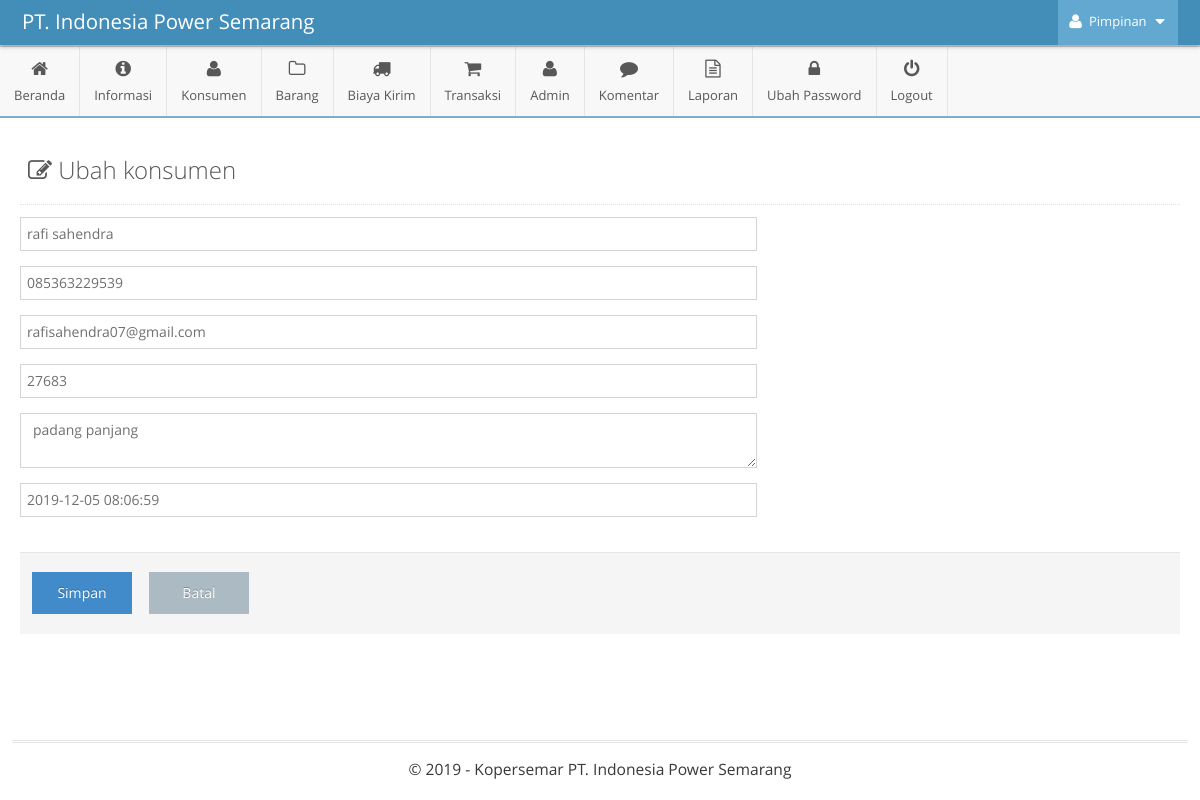
The app's page /admin/main.php?module=form_konsumen&form=edit&id=52 (signed in) with its own data.
### tables this page shows
CREATE TABLE IF NOT EXISTS `tbl_konsumen` (
  `id_konsumen` int(11) NOT NULL,
  `tanggal_daftar` timestamp NOT NULL DEFAULT CURRENT_TIMESTAMP,
  `nama_konsumen` varchar(30) NOT NULL,
  `alamat` varchar(100) NOT NULL,
  `kota` int(4) NOT NULL,
  `provinsi` int(2) NOT NULL,
  `kode_pos` varchar(5) NOT NULL,
  `telepon` varchar(12) NOT NULL,
  `email` varchar(30) NOT NULL,
  `password` varchar(50) NOT NULL
);

### admin/modules/konsumen/form.php (the view, shortened to what this page needs)
<?php
if ($_GET['form']=='add') { ?>
	<div class="page-content">
		<div class="page-header">
			<h1 style="color:#585858">
				<i class="ace-icon fa fa-edit"></i>
				Input Produk
			</h1>
		</div>
		<div class="row">
			<div class="col-xs-12">
				<form class="form-horizontal" role="form" action="modules/konsumen/proses.php?act=insert" method="POST" enctype="multipart/form-data" />
					<div class="row">
						<div style="padding-right: 40px" class="col-xs-12 col-md-8">
<div class="form-group">
								<div class="col-sm-12">
									<input type="text" class="col-xs-12 col-sm-12" name="nama_produk" placeholder="ID Produk.." autocomplete="off" required />
								</div>
							</div>
							<div class="form-group">
								<div class="col-sm-12">
									<input type="text" class="col-xs-12 col-sm-12" name="nama_barang" placeholder="Nama Produk.." autocomplete="off" required />
								</div>
							</div>
							<div class="form-group">
								<div class="col-sm-12">
									<textarea class="col-xs-12 col-sm-12" id="ckeditor" name="deskripsi" required></textarea>
								</div>
							</div>
						</div>
						<div class="col-xs-12 col-md-4">
							<div>
								<label style="color:#478fca;font-size:14px;font-weight:bold">Tanggal Masuk</label>
								<div class="input-group">
									<input class="form-control date-picker" type="text" data-date-format="dd-mm-yyyy" name="tanggal_masuk" value="<?php echo date("d-m-Y"); ?>" required />
									<span class="input-group-addon">
										<i class="fa fa-calendar bigger-110"></i>
									</span>
								</div>
							</div>
							<br>
							<div>
								<label style="color:#478fca;font-size:14px;font-weight:bold">Kategori</label>
								<div>
									<select class="chosen-select" name="kategori" data-placeholder="Pilih Kategori..." required>
										<option value=""></option>
								<?php
								$query = mysqli_query($mysqli, "SELECT id_kategori, nama_kategori FROM tbl_kategori
																ORDER BY nama_kategori ASC")
																or die('Ada kesalahan pada query tampil data kategori: '.mysqli_error($mysqli));
	                            while ($data = mysqli_fetch_assoc($query)) {
									echo"<option value=\"$data[id_kategori]\"> $data[nama_kategori] </option>";
								}
								?>
									</select>
								</div>
							</div>
							<hr>
							<div>
								<label style="color:#478fca;font-size:14px;font-weight:bold">Harga</label>
								<div class="input-group">
									<span class="input-group-addon">Rp</span>
									<input type="text" class="form-control" name="harga" autocomplete="off" onKeyPress="return goodchars(event,'0123456789',this)" required />
								</div>
							</div>
							<br>
							<div>
								<label style="color:#478fca;font-size:14px;font-weight:bold">Stok</label>
								<div>
									<input type="text" class="form-control" name="stok" autocomplete="off" onKeyPress="return goodchars(event,'0123456789',this)" required />
								</div>
							</div>
							<hr>
							<div>
								<label style="color:#478fca;font-size:14px;font-weight:bold">Gambar</label>
* Ukuran max 1 MB
								<div>
									<input type="file" id="id-input-file-2" name="gambar" required />
								</div>
							</div>
						</div>
					</div>
					<div class="clearfix form-actions">
						<div class="col-md-offset-0 col-md-12">
							<input style="width:100px" type="submit" class="btn btn-primary" name="simpan" value="Simpan" />
							&nbsp; &nbsp;
							<a style="width:100px" href="?module=konsumen" class="btn">Batal</a>
						</div>
					</div>
				</form>
			</div>
		</div>
	</div>
<?php
}
elseif ($_GET['form']=='edit') {
	if (isset($_GET['id'])) {
	    $query = mysqli_query($mysqli, "SELECT * FROM tbl_konsumen as a INNER JOIN tbl_kabkota as b INNER JOIN tbl_provinsi as c
															ON a.kota=b.id_kabkota AND a.provinsi=c.id_provinsi
															WHERE a.id_konsumen!='0' and
	    								 a.id_konsumen='$_GET[id]'")
	    								or die('Ada kesalahan pada query tampil data ubah : '.mysqli_error($mysqli));
	    $data  = mysqli_fetch_assoc($query);
		$nama_konsumen = $data['nama_konsumen'];
		$tgl           = $data['tanggal_daftar'];
		$alamat   = $data['alamat'];
		$telepon     = $data['telepon'];
		$email        = $data['email'];
		$kodepos        = $data['kode_pos'];
  	}
?>
	<div class="page-content">
		<div class="page-header">
			<h1 style="color:#585858">
				<i class="ace-icon fa fa-edit"></i>
				Ubah konsumen
			</h1>
		</div>
		<div class="row">
			<div class="col-xs-12">
				<form class="form-horizontal" role="form" action="modules/konsumen/proses.php?act=update" method="POST" enctype="multipart/form-data" />
					<div class="row">
						<div style="padding-right: 40px" class="col-xs-12 col-md-8">
							<div class="form-group">
								<div class="col-sm-12">
									<input type="text" class="col-xs-12 col-sm-12" name="nama_konsumen" placeholder="Nama Konsumen.." autocomplete="off" value="<?php echo $nama_konsumen; ?>" required />
								</div>
							</div>
<div class="form-group">
								<div class="col-sm-12">
									<input type="text" class="col-xs-12 col-sm-12" name="telepon" placeholder="Telepon.." autocomplete="off" value="<?php echo $telepon; ?>" required />
								</div>
							</div>
							<div class="form-group">
								<div class="col-sm-12">
									<input type="text" class="col-xs-12 col-sm-12" name="email" placeholder="Nama Konsumen.." autocomplete="off" value="<?php echo $email; ?>" required />
								</div>
							</div>
							<div class="form-group">
								<div class="col-sm-12">
									<input type="text" class="col-xs-12 col-sm-12" name="kodepos" placeholder="Nama Konsumen.." autocomplete="off" value="<?php echo $kodepos; ?>" required />
								</div>
							</div>
							<div class="form-group">
								<div class="col-sm-12">
									<textarea class="col-xs-12 col-sm-12"  name="alamat" required><?php echo $alamat; ?></textarea>
								</div>
							</div>
<div class="form-group">
								<div class="col-sm-12">
<input class="form-control date-picker" type="text" name="tanggal_masuk" value="<?php echo $tgl; ?>" required />
									</div>
							</div>
						</div>
						<div class="col-xs-12 col-md-4">
							<br>
						</div>
					</div>
					<div class="clearfix form-actions">
						<div class="col-md-offset-0 col-md-12">
							<input style="width:100px" type="submit" class="btn btn-primary" name="simpan" value="Simpan" />
							<a style="width:100px" href="?module=konsumen" class="btn">Batal</a>
						</div>
					</div>
			</div>
		</div>
	</div>
<?php
}
?>

### records on screen
tbl_konsumen: nama_konsumen "rafi sahendra", telepon "085363229539", email "rafisahendra07@gmail.com", kodepos "27683", alamat "padang panjang", tanggal_masuk "2019-12-05 08:06:59"

### other values on screen
$_SESSION['nama_admin'] "Pimpinan"
$judul_halaman "Beranda Konsumen Biaya Kirim Admin Komentar Ubah Password"
$judul_halaman "Informasi Barang Transaksi Laporan"
